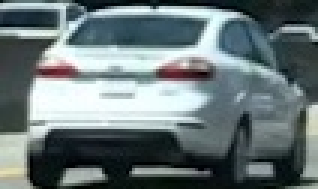
#> input picture Term 1/P5_Vehicle_Detection/Class-Lessons/cutout1.jpg, 106 x 63 px (shown 3 times larger)
$ jupyter execute Color-Histogram.ipynb   (shell and % lines are left out)
#> lines starting #> are read from the running program, lines starting #| are printed output that depends on the picture
[cell 1]
import matplotlib.image as mpimg
import matplotlib.pyplot as plt
import numpy as np

[cell 2]
image = mpimg.imread("cutout1.jpg")
#> image is the input picture: shape (63, 106, 3); mean R, G, B 105.4, 118.5, 120.3
plt.imshow(image)
plt.show()

[cell 3]
# Take histograms in R, G, and B
rhist = np.histogram(image[:,:,0], bins=32, range=(0, 256))
ghist = np.histogram(image[:,:,1], bins=32, range=(0, 256))
bhist = np.histogram(image[:,:,2], bins=32, range=(0, 256))

[cell 4]
# Generating bin centers
bin_edges = rhist[1]
#> bin_edges = 33 values from 0 to 256
bin_centers = (bin_edges[1:] + bin_edges[0:len(bin_edges)-1])/2
#> bin_centers = 32 values from 4 to 252

[cell 5]
# Plot a figure with all three bar charts
fig = plt.figure(figsize=(12,3))
plt.subplot(131)
plt.bar(bin_centers, rhist[0])
plt.xlim(0, 256)
plt.title('R Histogram')
plt.subplot(132)
plt.bar(bin_centers, ghist[0])
plt.xlim(0, 256)
plt.title('G Histogram')
plt.subplot(133)
plt.bar(bin_centers, bhist[0])
plt.xlim(0, 256)
plt.title('B Histogram')
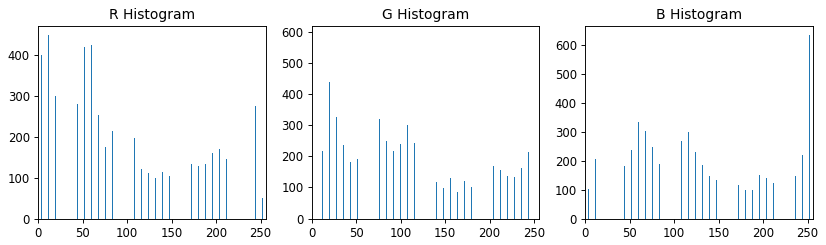
#> figure drawn by matplotlib, 3 panels; panel 1: tallest bar 448 high, from x = 11.6 to 12.4; panel 2: tallest bar 591 high, from x = 251.6 to 252.4; panel 3: tallest bar 634 high, from x = 251.6 to 252.4

[cell 6]
hist_features = np.concatenate((rhist[0], ghist[0], bhist[0]))
#> hist_features = 96 values, max 634 at index 95, min 49 at index 31, mean 208.7

[cell 7]
# Define a function to compute color histogram features
def color_hist(img, nbins=32, bins_range=(0, 256)):
    # Compute the histogram of the RGB channels separately
#> called with nbins = 32, bins_range = (0, 256)
    rhist = np.histogram(img[:,:,0], nbins, bins_range)
    ghist = np.histogram(img[:,:,1], nbins, bins_range)
    bhist = np.histogram(img[:,:,2], nbins, bins_range)
    # Generating bin centers
    bin_edges = rhist[1]
#> bin_edges = 33 values from 0 to 256
    bin_centers = (bin_edges[1:] + bin_edges[0: len(bin_edges) - 1])/2
#> bin_centers = 32 values from 4 to 252
    # Concatenate the histograms into a single feature vector
    hist_features = np.concatenate((rhist[0], ghist[0], bhist[0]))
    # Return the individual histograms, bin_centers and feature vector
    return rhist, ghist, bhist, bin_centers, hist_features


$ run again, with Term 1/P5_Vehicle_Detection/Class-Lessons/bbox-example-image.jpg copied over Term 1/P5_Vehicle_Detection/Class-Lessons/cutout1.jpg
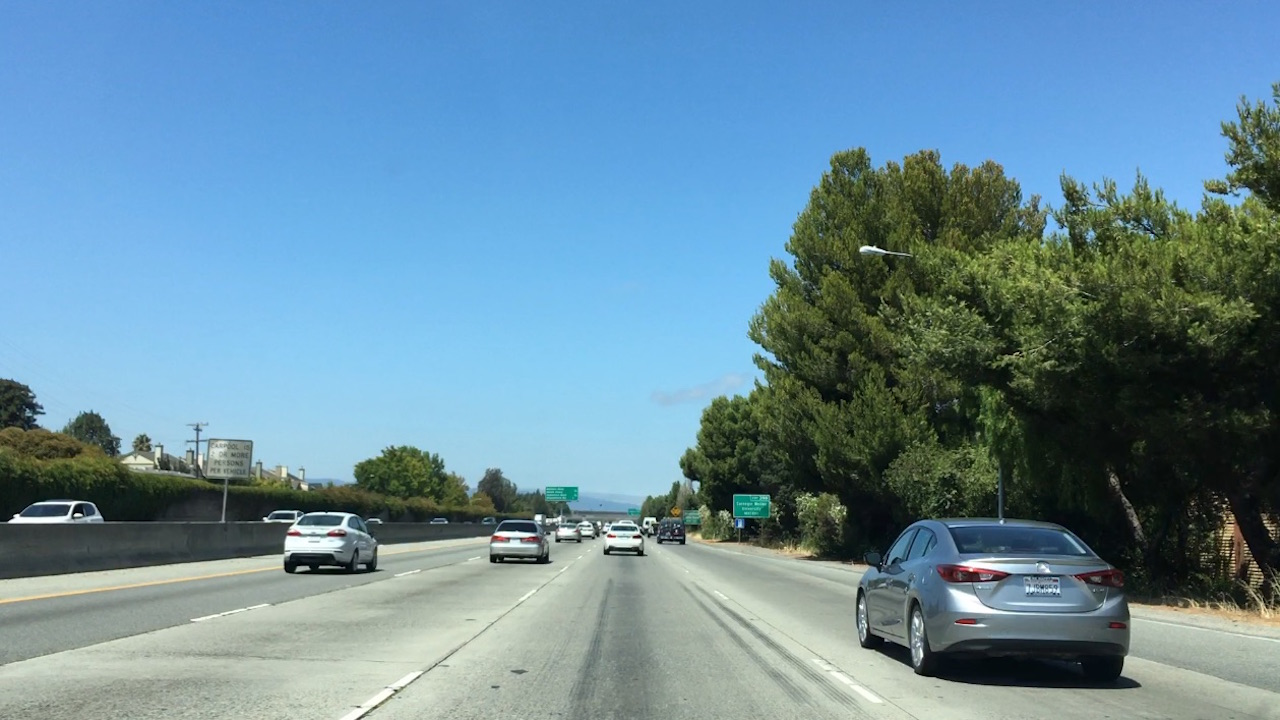
#> input picture Term 1/P5_Vehicle_Detection/Class-Lessons/bbox-example-image.jpg, 1280 x 720 px
#> image is the input picture: shape (720, 1280, 3); mean R, G, B 105, 140.8, 158.7
#> `bin_edges = rhist[1]`: bin_edges = 33 values from 0 to 256
#> `bin_centers = (bin_edges[1:] + bin_edges[0:len(bin_edges)-1])/2`: bin_centers = 32 values from 4 to 252
#> `[cell 5] # Plot a figure with all three bar charts fig = plt.figure(fi..`:
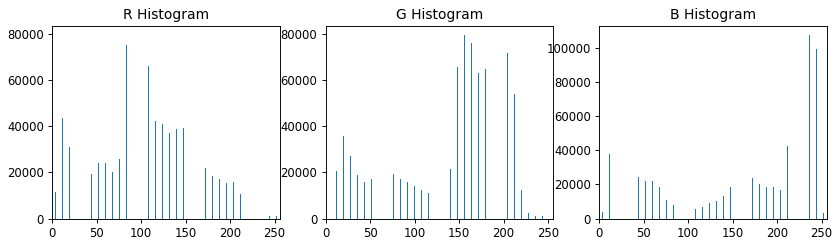
#> figure drawn by matplotlib, 3 panels; panel 1: tallest bar 79331 high, from x = 91.6 to 92.4; panel 2: tallest bar 79665 high, from x = 155.6 to 156.4; panel 3: tallest bar 107361 high, from x = 235.6 to 236.4
#> `hist_features = np.concatenate((rhist[0], ghist[0], bhist[0]))`: hist_features = 96 values, max 107361 at index 93, min 916 at index 32, mean 28800
#> in color_hist, `bin_edges = rhist[1]`: bin_edges = 33 values from 0 to 256
#> in color_hist, `bin_centers = (bin_edges[1:] + bin_edges[0: len(bin_edges) - 1])/2`: bin_centers = 32 values from 4 to 252

$ run again, with Term 1/P5_Vehicle_Detection/Class-Lessons/test_img.jpg copied over Term 1/P5_Vehicle_Detection/Class-Lessons/cutout1.jpg
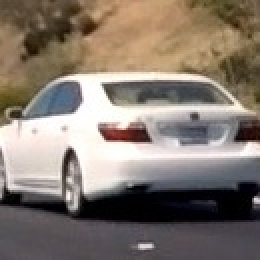
#> input picture Term 1/P5_Vehicle_Detection/Class-Lessons/test_img.jpg, 130 x 130 px (shown 2 times larger)
#> image is the input picture: shape (130, 130, 3); mean R, G, B 132.3, 121, 111.2
#> `bin_edges = rhist[1]`: bin_edges = 33 values from 0 to 256
#> `bin_centers = (bin_edges[1:] + bin_edges[0:len(bin_edges)-1])/2`: bin_centers = 32 values from 4 to 252
#> `[cell 5] # Plot a figure with all three bar charts fig = plt.figure(fi..`:
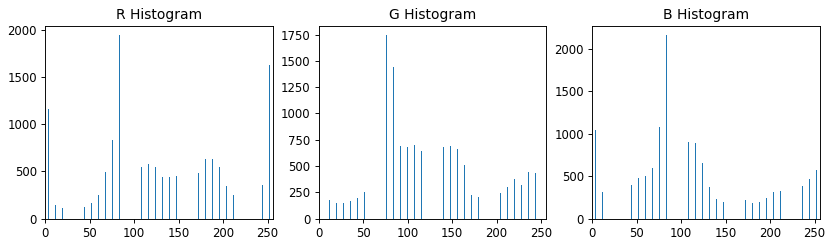
#> figure drawn by matplotlib, 3 panels; panel 1: tallest bar 1947 high, from x = 83.6 to 84.4; panel 2: tallest bar 1746 high, from x = 75.6 to 76.4; panel 3: tallest bar 2157 high, from x = 83.6 to 84.4
#> `hist_features = np.concatenate((rhist[0], ghist[0], bhist[0]))`: hist_features = 96 values, max 2157 at index 74, min 87 at index 3, mean 528.1
#> in color_hist, `bin_edges = rhist[1]`: bin_edges = 33 values from 0 to 256
#> in color_hist, `bin_centers = (bin_edges[1:] + bin_edges[0: len(bin_edges) - 1])/2`: bin_centers = 32 values from 4 to 252

$ run again, with Term 1/P5_Vehicle_Detection/Class-Lessons/000275.png saved as Term 1/P5_Vehicle_Detection/Class-Lessons/cutout1.jpg
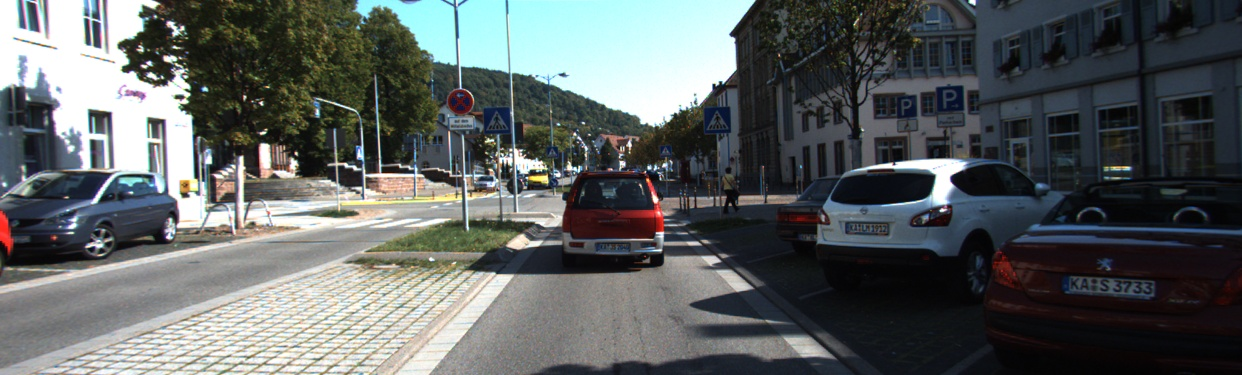
#> input picture Term 1/P5_Vehicle_Detection/Class-Lessons/000275.png, 1242 x 375 px
#> image is the input picture: shape (375, 1242, 3); mean R, G, B 91.8, 96.5, 96.4
#> `bin_edges = rhist[1]`: bin_edges = 33 values from 0 to 256
#> `bin_centers = (bin_edges[1:] + bin_edges[0:len(bin_edges)-1])/2`: bin_centers = 32 values from 4 to 252
#> `[cell 5] # Plot a figure with all three bar charts fig = plt.figure(fi..`:
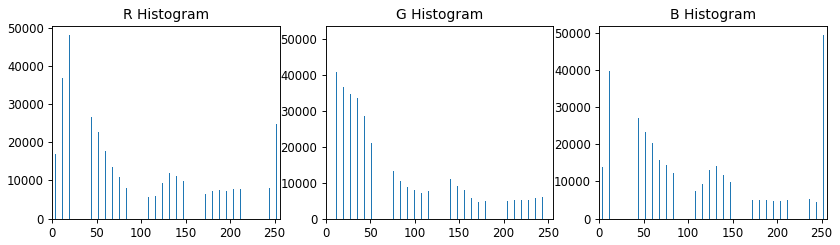
#> figure drawn by matplotlib, 3 panels; panel 1: tallest bar 48202 high, from x = 19.6 to 20.4; panel 2: tallest bar 51185 high, from x = 251.6 to 252.4; panel 3: tallest bar 49420 high, from x = 251.6 to 252.4
#> `hist_features = np.concatenate((rhist[0], ghist[0], bhist[0]))`: hist_features = 96 values, max 51185 at index 63, min 4342 at index 94, mean 14554.7
#> in color_hist, `bin_edges = rhist[1]`: bin_edges = 33 values from 0 to 256
#> in color_hist, `bin_centers = (bin_edges[1:] + bin_edges[0: len(bin_edges) - 1])/2`: bin_centers = 32 values from 4 to 252
